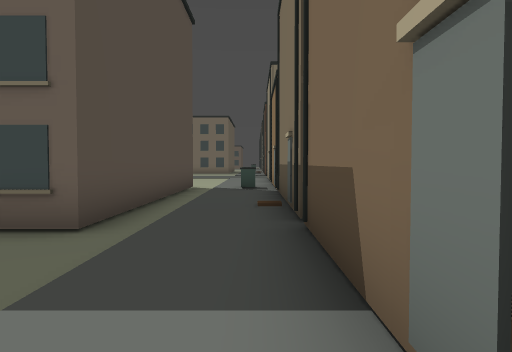
View 1 (above)

24 first-person views from a walk through a Godot game level. The camera is 1.5 m above the floor, tilts 2° down and sees 70° across. Doors that lead somewhere are drawn open, without their leaves. The floor is counted in squares, 2 m on a side. Each view is taken from the middle of a square. On the plan, view 1 faces up. The plan holds only what a view shows up to about 11 squares ahead; the rest is blank. The place goes on beyond the plan.

View 2
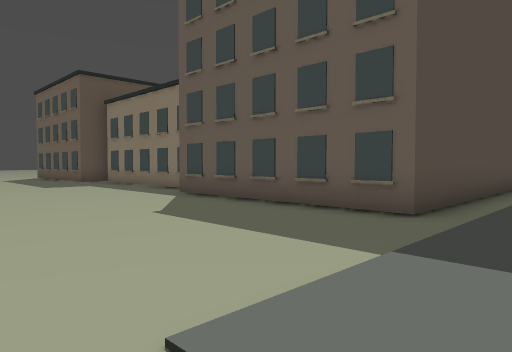

View 3
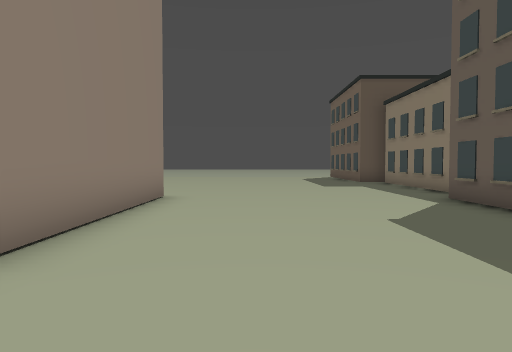

View 4
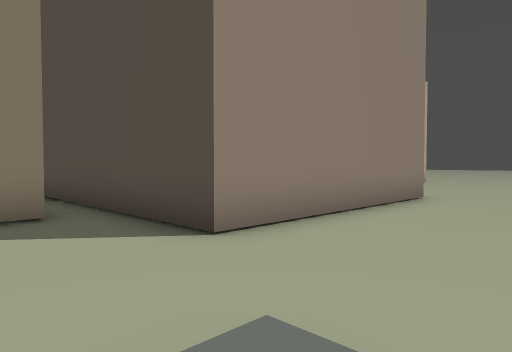

View 5
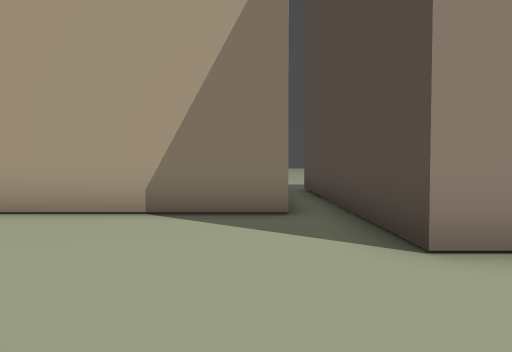

View 6
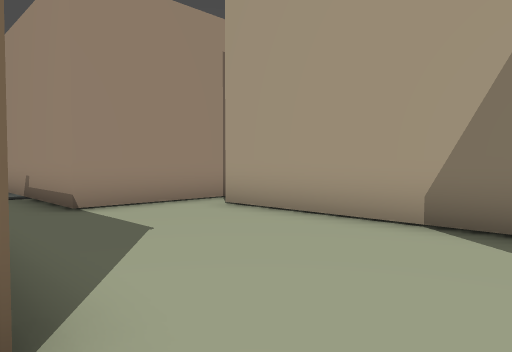

View 7
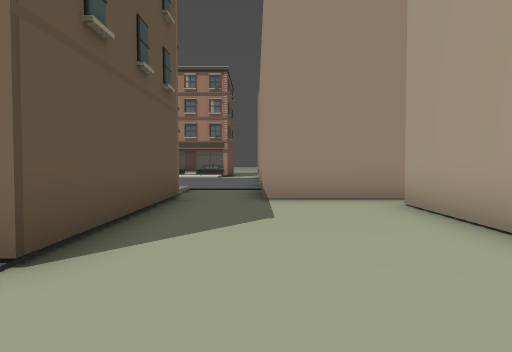

View 8
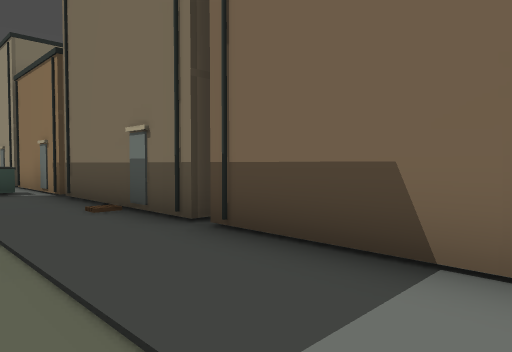

View 9
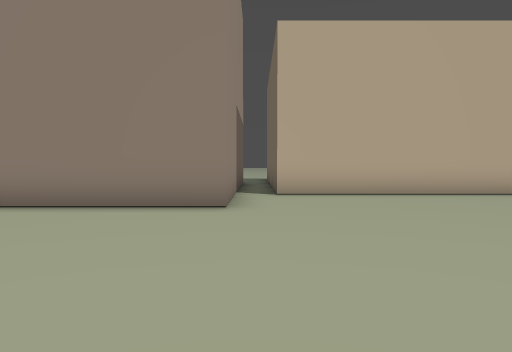

View 10
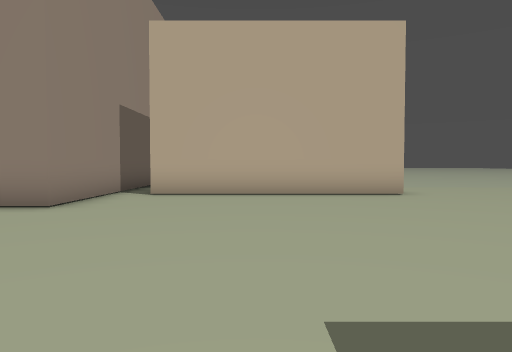

View 11
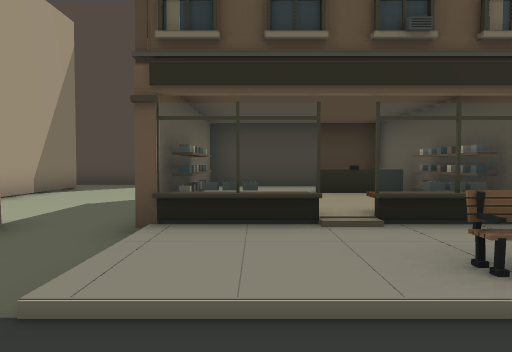

View 12
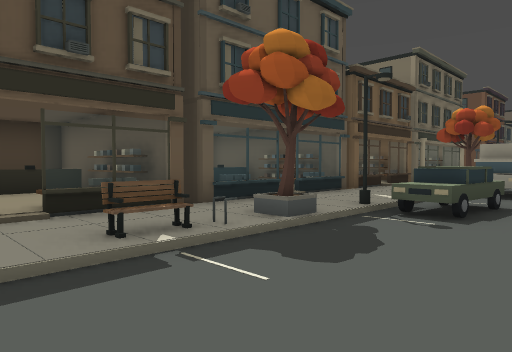

View 13
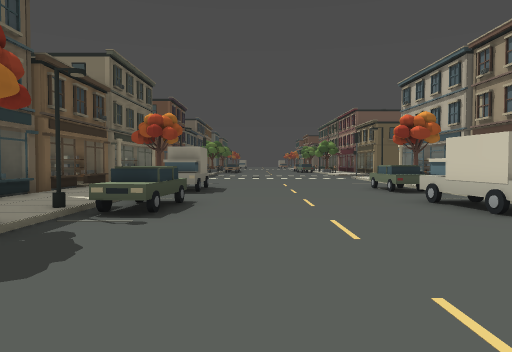

View 14
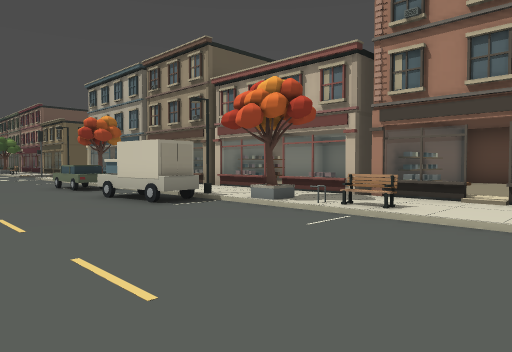

View 15
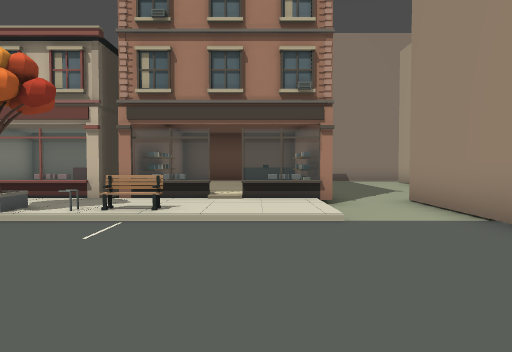

View 16
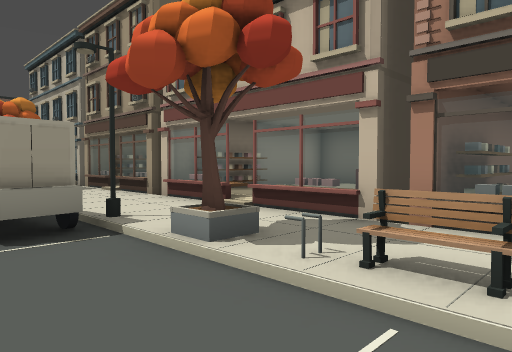

View 17
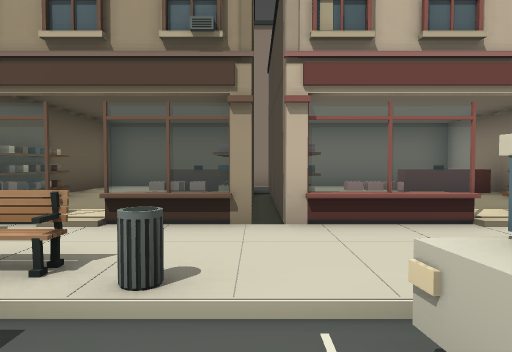

View 18
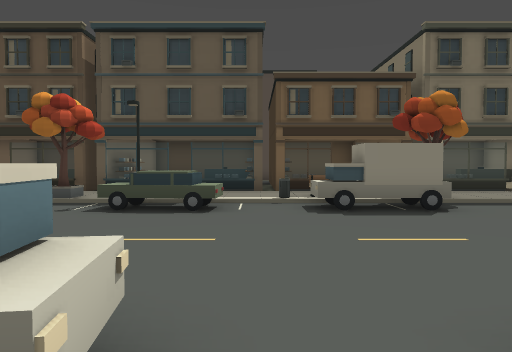

View 19
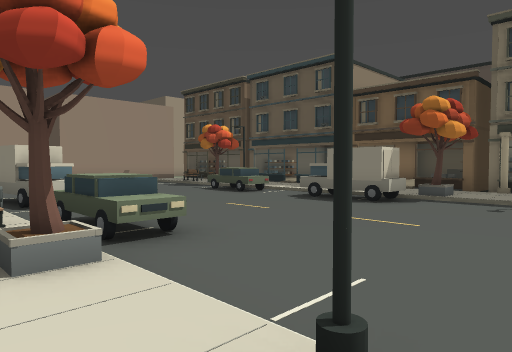

View 20
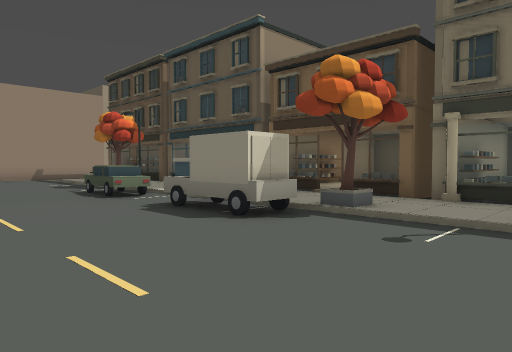

View 21
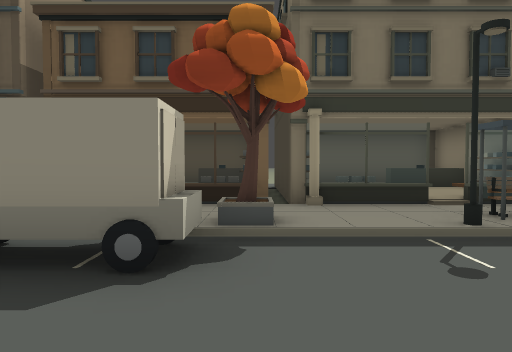

View 22
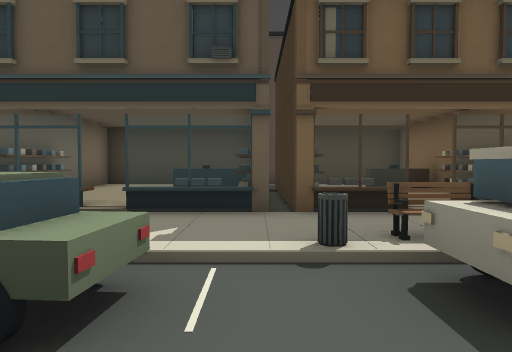

View 23
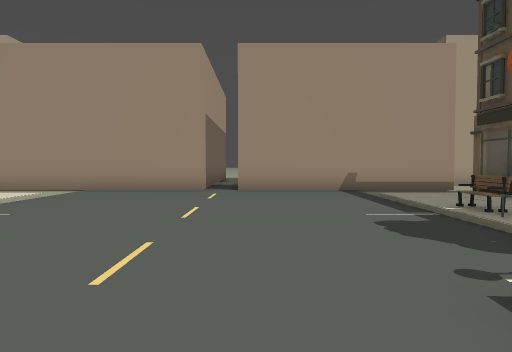

View 24
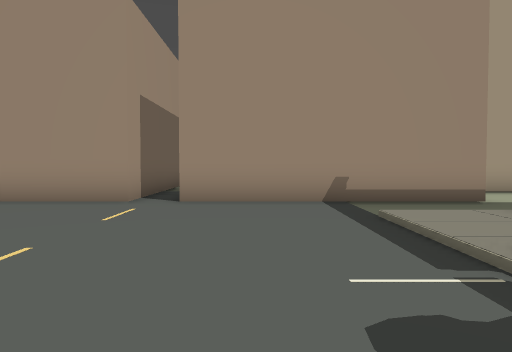

### Floor plan
Key: @ floor where view 1 was taken; # wall or solid block; . main floor; : floor 0.25 m higher than the main floor; + floor 0.75 m higher than the main floor; / step, stairs or slope; D door; = window, fence, low wall or low ledge; ^ raised ledge; U dumpster; A van; W wagon; P pole; C column.
Columns run from 13 left of view 1 to 23 right of it. Each row starts with its distance up from view 1.
 16                ==  D## .. ... :
 15               D    =:P.......P
 14               #####C::.......::=
 13               ######:#.......#:######
 12              .#:^  D::A.....W::=::::D
 11            #.UD:  :D:=A.....W=:D::::#
 10            #..D#####:=A......=:=  ^:#
  9            #..######::.......::######
  8            #..# ^  =::W.....A::=##  #
  7            #..#:  :D::W.....A::=:  :D
  6            #..D::::#:PW.....AP:D: ^:#
  5   #####   ##..#::###:+.......+:=  ^:#
  4  .....#####...######::.......::######
  3 ..............#:^::=:=.......=:=#^##D
  2 ..............#::::D::.......::D::::D
  1 ..............D:   =::.......::D::^
  0 .............@######//.......//#####
 -1 ...................................
 -2 .....######........######.######....
 -3 .....#    #........#     .#      ...
 -4 .....#    #........#     .#
 -5 ####.#    #.######.#     .#
 -6    #.#    #.       #      #
 -7    #.#    #.
 -8           #.
 -9           #.
-10           #.

Where each view was taken, in squares from view 1:
view 1: 0 up, 0 right, facing up
view 2: 1 down, 0 right, facing up-left
view 3: 0 up, 0 right, facing left
view 4: 1 up, 0 right, facing down-left
view 5: 1 up, 1 left, facing down
view 6: 0 up, 1 left, facing down-right
view 7: 2 down, 2 left, facing right
view 8: 1 up, 2 left, facing up-right
view 9: 4 up, 9 left, facing down
view 10: 4 up, 12 left, facing down
view 11: 1 up, 10 right, facing left
view 12: 1 up, 11 right, facing up-left
view 13: 1 up, 11 right, facing up
view 14: 0 up, 11 right, facing up-right
view 15: 1 up, 11 right, facing right
view 16: 2 up, 14 right, facing up-right
view 17: 9 up, 14 right, facing right
view 18: 9 up, 16 right, facing left
view 19: 16 up, 17 right, facing down-left
view 20: 16 up, 13 right, facing down-left
view 21: 13 up, 12 right, facing left
view 22: 9 up, 11 right, facing left
view 23: 8 up, 11 right, facing down
view 24: 5 up, 10 right, facing down
